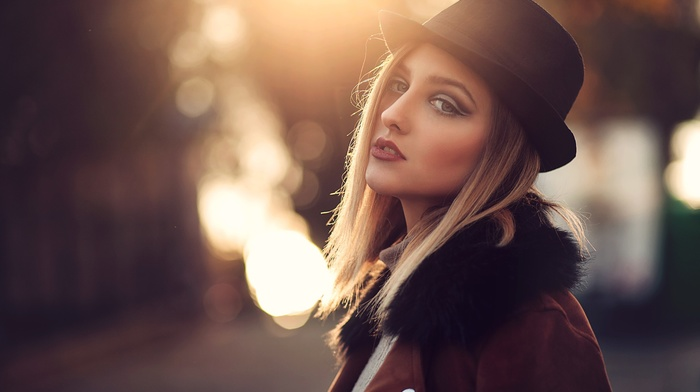
//> input picture Opencv/6_CH/1.jpg, 700 x 392 px
$ ./1th   (built with g++ and OpenCV 4)
//> lines starting //> are read from the running program, lines starting //| are printed output that depends on the picture
#include <iostream>
#include <opencv2/core/core.hpp>
#include <opencv2/highgui/highgui.hpp>
#include <opencv2/imgproc/imgproc.hpp>
using namespace cv;
using namespace std;

Mat g_srcTmage, g_dstImage1, g_dstImage2, g_dstImage3, g_dstImage4, g_dstImage5;
int g_nBoxFilterValue = 6;
int g_nMeanBlurValue = 10;
int g_nGaussianBlurValue = 6;
int g_nMedianBlurValue = 10;
int g_nBilateralFilterValue = 10;

static void on_BoxFilter(int, void*);
static void on_MeanBlur(int, void*);
static void on_GaussianBlur(int, void*);
static void on_MedianBlur(int, void*);
static void on_BilateralFilter(int, void*);

int main(void)
{
    g_srcTmage = imread("1.jpg", 1);
//> g_srcTmage is the input picture: 392 rows x 700 cols, CV_8UC3; mean B, G, R 78.6, 85.1, 111
    g_dstImage1 = g_srcTmage.clone();
    g_dstImage2 = g_srcTmage.clone();
    g_dstImage3 = g_srcTmage.clone();
    g_dstImage4 = g_srcTmage.clone();
    g_dstImage5 = g_srcTmage.clone();
    namedWindow("【原图】", 1);
    imshow("【原图】", g_srcTmage);

    namedWindow("【方框滤波】", 1);
    createTrackbar("内核值：", "【方框滤波】", &g_nBoxFilterValue, 50, on_BoxFilter);
    on_BoxFilter(g_nBoxFilterValue, 0);
    imshow("【方框滤波】", g_dstImage1);

    namedWindow("【均值滤波】", 1);
    createTrackbar("内核值：", "【均值滤波】", &g_nMeanBlurValue, 50, on_MeanBlur);
    on_MeanBlur(g_nMeanBlurValue, 0);
    imshow("【均值滤波】", g_dstImage2);

    namedWindow("【高斯滤波】", 1);
    createTrackbar("内核值：", "【高斯滤波】", &g_nGaussianBlurValue, 50, on_GaussianBlur);
    on_GaussianBlur(g_nGaussianBlurValue, 0);
    imshow("【高斯滤波】", g_dstImage3);

    namedWindow("【中值滤波】", 1);
    createTrackbar("参数值：", "【中值滤波】", &g_nMedianBlurValue, 50, on_MedianBlur);
    on_MedianBlur(g_nMedianBlurValue, 0);
    imshow("【中值滤波】", g_dstImage4);

    namedWindow("【双边滤波】", 1);
    createTrackbar("参数值：", "【双边滤波】", &g_nBilateralFilterValue, 50, on_BilateralFilter);
    on_BilateralFilter(g_nBilateralFilterValue, 0);
    imshow("【双边滤波】", g_dstImage5);

    waitKey(0);

    return 0;
}

static void on_BoxFilter(int, void*)
{
    boxFilter(g_srcTmage, g_dstImage1, -1, Size(g_nBoxFilterValue + 1, g_nBoxFilterValue + 1));
}
static void on_MeanBlur(int, void*)
{
    blur(g_srcTmage, g_dstImage2, Size(g_nMeanBlurValue + 1, g_nMeanBlurValue + 1), Point(-1, -1));
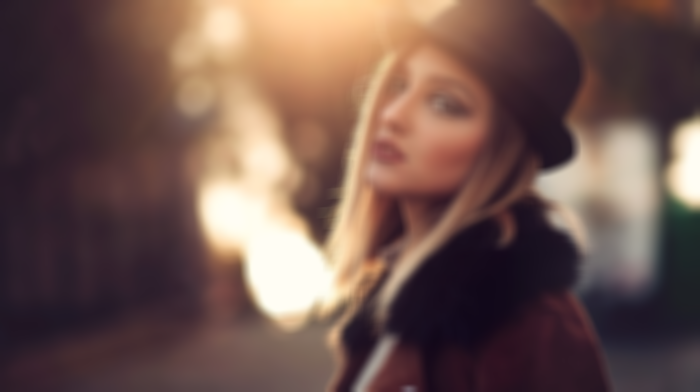
//> g_dstImage2: 392 rows x 700 cols, CV_8UC3; mean B, G, R 78.6, 85, 111
}
static void on_GaussianBlur(int, void*)
{
    GaussianBlur(g_srcTmage, g_dstImage3, Size(g_nGaussianBlurValue * 2 + 1, g_nGaussianBlurValue * 2 + 1), 0, 0);
}
static void on_MedianBlur(int, void*)
{
    medianBlur(g_srcTmage, g_dstImage4, g_nMedianBlurValue * 2 + 1);
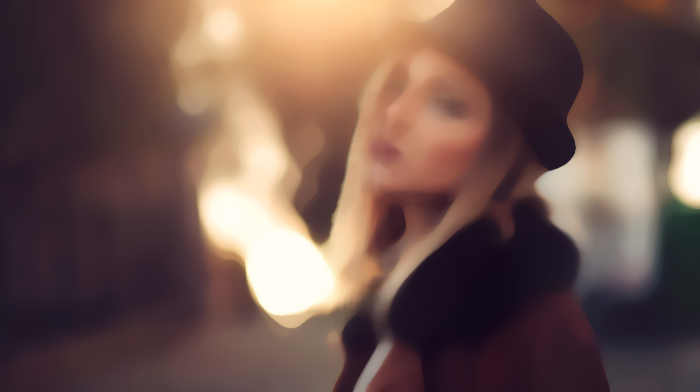
//> g_dstImage4: 392 rows x 700 cols, CV_8UC3; mean B, G, R 77.9, 84.4, 110.6
}
static void on_BilateralFilter(int, void*)
{
    bilateralFilter(g_srcTmage, g_dstImage5, g_nGaussianBlurValue, g_nGaussianBlurValue * 2, g_nGaussianBlurValue / 2);
}
